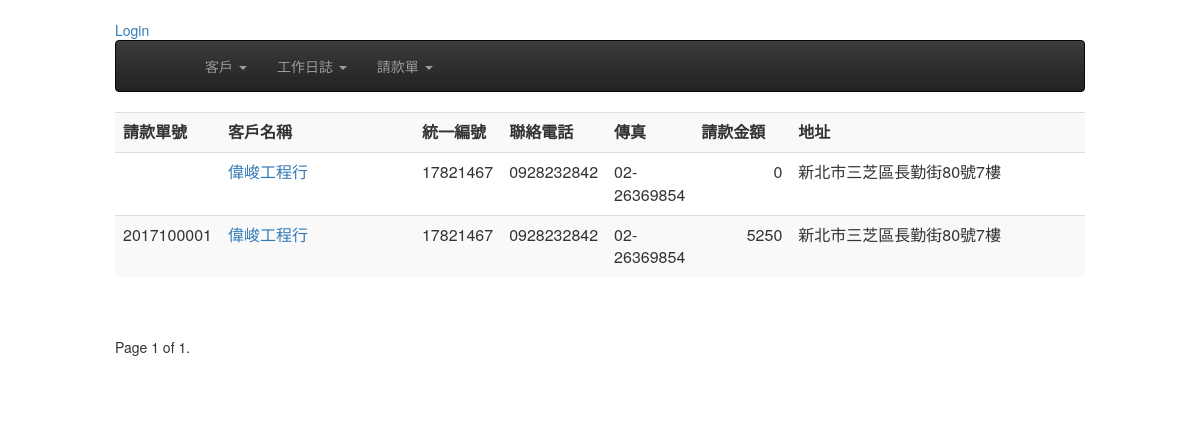
/bills/, run on an earlier commit of the app's database.
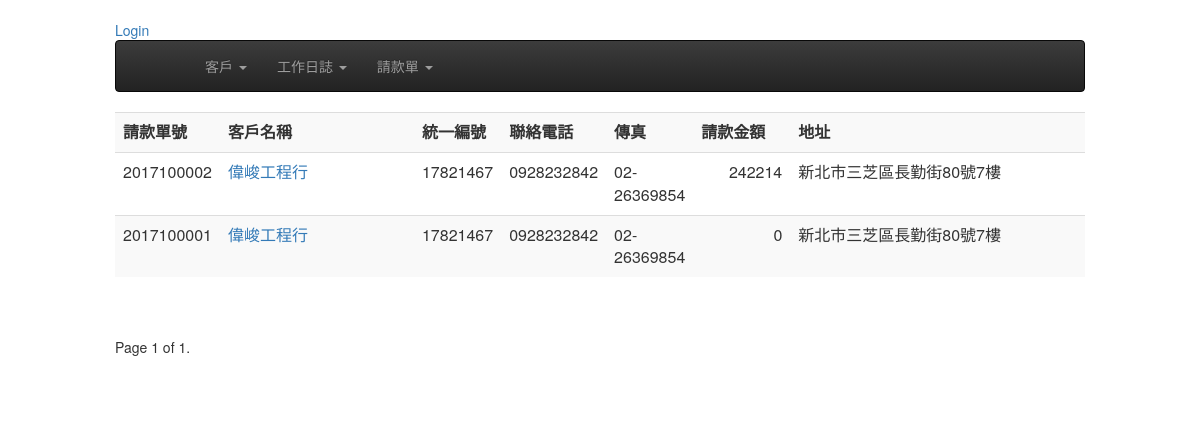
And on a later commit of the database.
### bills/models.py (models this page shows, shortened)
class Bill(models.Model):
    customer = models.ForeignKey(Customer, on_delete=models.CASCADE)
    bill_number = models.CharField(max_length=12, null=True, blank=True, unique=True)
    ord_date = models.DateField(default=timezone.now) #請款日期
    created = models.DateTimeField(auto_now_add=True)
    updated = models.DateTimeField(auto_now=True)
    objects = BillNumberManager()
    is_valid = models.BooleanField(default=False, verbose_name='單據作廢')
    class Meta:
        ordering = ('-created',)
    def get_total_amount(self):
        total =  sum( int(obj.item.get_amount()) for obj in self.billitem_set.all())
        return total
    def get_tax_amount(self):
        return int(float(self.get_total_amount()) * 0.05)
    def get_grand_amount(self):
        return sum( (self.get_total_amount(), self.get_tax_amount()))
    def get_absolute_url(self):
        return reverse('bills:bill_detail', kwargs={"pk": self.id} )

class BillItem(models.Model):
    bill = models.ForeignKey(Bill)
    item = models.ForeignKey(Dailylog,  on_delete=models.CASCADE,related_name='bill_items')
    class Meta:
        ordering = ( 'item', )

### customers/models.py (models this page shows, shortened)
class Customer(models.Model):
    title = models.CharField(max_length=36, null=False, blank=False, verbose_name='客戶名稱')
    unikey = models.CharField(  max_length=12,null=True, blank=True, unique=True, verbose_name='統一編號' )
    address = models.CharField( max_length=100, null=True, blank=True, verbose_name='地址')
    phone = models.CharField(max_length=20, null=True, blank=True, verbose_name='電話')
    faxno = models.CharField(max_length=20, null=True, blank=True, verbose_name='傳真')
    invalid = models.BooleanField(default=False, verbose_name='停用')
    create_at = models.DateTimeField(auto_now_add=True, auto_now =False)
    modify = models.DateTimeField(auto_now_add=False, auto_now =True)
    def __str__(self):
        return self.title

### dailywork/models.py (models this page shows, shortened)
class Dailylog(models.Model):
	work_date = models.DateField( default=timezone.now )
	customer = models.ForeignKey(Customer)
	start_at = models.CharField(  max_length=20, null=False, blank=False )
	end_with = models.CharField(  max_length=20, null=False, blank=False )
	opreateDesc = models.CharField(max_length=30, blank=False, null=False)
	quantity = models.DecimalField( max_digits=10, decimal_places=0)
	uom = models.ForeignKey(Uom)
	uniprice = models.DecimalField( max_digits=10, decimal_places=0)
	notes = models.TextField(blank=True, null=True)
	payrequest = models.BooleanField(default=False, verbose_name='已請款')    # 是否已請款
	is_freecharge = models.BooleanField(default=False, verbose_name='免費項目')    # 是否爲免費項目, 如果為免費項目則在未請款清單是不會顯示的
	bill_number = models.CharField(  max_length=20, null=True, blank=True )
	invalid = models.BooleanField(default=False, verbose_name='項目作廢')
	create_at = models.DateTimeField( auto_now_add=True, auto_now=False)
	modify = models.DateTimeField( auto_now_add=False, auto_now=True)
	objects = DailylogManager()
	def get_amount(self):
		return self.quantity * self.uniprice

### bills/views.py (the view)
class BillList(ListView):
    model = Bill
    paginate_by = 10

### templates/bills/bill_list.html (shortened to what this page needs)
{% extends "base.html" %}
{% block content %}
<div>
<table class="table table-striped" >
  <tr>
    <th width="5%">請款單號</th>
    <th width="20%">客戶名稱</th>
    <th width="8%">統一編號</th>
    <th width="8%">聯絡電話</th>
    <th width="8%">傳真</th>
    <th align='right' width="10%">請款金額</th>
    <th >地址</th>
  </tr>
{% for record in object_list %}
  <tr>
    <td>{{ record.bill_number }}</td>
    <td><a href='{{ record.get_absolute_url }}'>{{ record.customer }}</a></td>
    <td>{{ record.customer.unikey }}</td>
    <td>{{ record.customer.phone }}</td>
    <td>{{ record.customer.faxno }}</td>
    <td align='right' >{{ record.get_grand_amount }} </td>
    <td>{{ record.customer.address }} </td>
  </tr>
{% endfor %}
</table>
</div>
<div>
  <span align="center">
      <div class="pagination">
         <ul class="pager">
            <span class="step-links">
                <span class="current">
                    Page {{ page_obj.number }} of {{ page_obj.paginator.num_pages }}.
                </span>
            </span>
          </ul>
      </div>
  </span>
</div>
{% endblock content %}

### templates/base.html (shortened to what this page needs)
{% load staticfiles %}
{% load i18n %}
{% load humanize %}
<html>
    <head>
        <link href="http://code.jquery.com/ui/1.10.4/themes/ui-lightness/jquery-ui.css" rel="stylesheet">
        <link rel="stylesheet" href="{% static 'css/bootstrap.min.css' %}" />
        <link rel="stylesheet" href="{% static 'css/bootstrap-theme.min.css' %}" />
    </head>
    <body>
        <dib class="container">
        <div class="col-xs-12 col-lg-10 col-lg-offset-1">
            <div>
                <div>
                  <span>
                      {% if request.user.is_authenticated %}
                        <span>{{ request.user }}  / </span>
                        <span>My Profile  /  </span>
                        <span><a href="/logout">Logout</a></span>
                        {% else %}
                        <span><a href="/login">Login</a></span>
                      {% endif %}
                  </span>
                  </div>
            </div>
            <nav class="navbar navbar-inverse">
              <div class="container-fluid">
                  <div class="collapse navbar-collapse">
                      <ul class="nav navbar-nav">
                        <li  class="">
                            <a href="/customers">
                              <span class="glyphicon glyphion-cd" aria-hidden="true">&nbsp; </span>
                            </a>
                        </li>
                        <li class="dropdown">
                          <a href="#" class="dropdown-toggle" data-toggle="dropdown"
                                      role="button" aria-haspopup="true" aria-expanded="false">客戶
                          <span class="caret"></span></a>
                        </li>
                        <li class="dropdown">
                          <a href="#" class="dropdown-toggle" data-toggle="dropdown"
                                      role="button" aria-haspopup="true" aria-expanded="false">工作日誌 <span class="caret"></span></a>
                        </li>
                        <li class="dropdown">
                          <a href="#" class="dropdown-toggle" data-toggle="dropdown"
                                      role="button" aria-haspopup="true" aria-expanded="false">請款單 <span class="caret"></span></a>
                        </li>
                      </ul>
                  </div>
              </div>
            </nav>
            {% block content %}
            {% endblock content %}
        </div>
    </body>
</html>

What changed in the data, as far as the page shows it:
removed Bill: customer "偉峻工程行", customer.unikey "17821467", customer.phone "0928232842", customer.faxno "02-26369854", get_grand_amount "0", customer.address "新北市三芝區長勤街80號7樓"
removed Bill: bill_number "2017100001", customer "偉峻工程行", customer.unikey "17821467", customer.phone "0928232842", customer.faxno "02-26369854", get_grand_amount "5250", customer.address "新北市三芝區長勤街80號7樓"
added Bill: bill_number "2017100002", customer "偉峻工程行", customer.unikey "17821467", customer.phone "0928232842", customer.faxno "02-26369854", get_grand_amount "242214", customer.address "新北市三芝區長勤街80號7樓"
added Bill: bill_number "2017100001", customer "偉峻工程行", customer.unikey "17821467", customer.phone "0928232842", customer.faxno "02-26369854", get_grand_amount "0", customer.address "新北市三芝區長勤街80號7樓"
